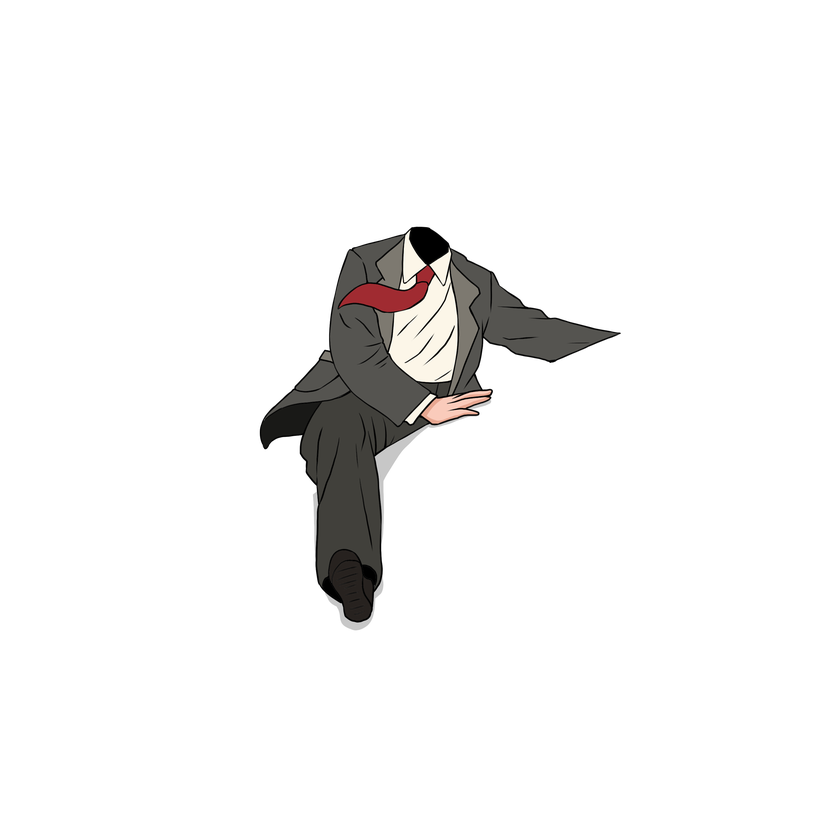
#> input picture python_scripts/BeracPOL²/Dirac Body/Black Suit.png, 840 x 840 px, shrunk from 3000 x 3000 before the run
$ python convert_bw.py 'BeracPOL²/Dirac Body' out
#> lines starting #> are read from the running program, lines starting #| are printed output that depends on the picture
"""
Convert all images in a folder to black & white (grayscale).

Usage:
    python scripts/convert_bw.py <input_folder> [output_folder]

If output_folder is omitted, creates <input_folder>_bw/ next to the input.
"""

import sys
import os
from pathlib import Path
from PIL import Image

SUPPORTED = {".png", ".jpg", ".jpeg", ".webp", ".bmp", ".tiff"}


def convert_to_bw(input_dir: Path, output_dir: Path, suffix: str = "_bw") -> None:
#> called with suffix = '_bw'
    output_dir.mkdir(parents=True, exist_ok=True)

    files = [f for f in input_dir.iterdir() if f.suffix.lower() in SUPPORTED and suffix not in f.stem]
    if not files:
        print(f"No supported images found in {input_dir}")
        return

    for img_path in sorted(files):
        img = Image.open(img_path).convert("L")  # grayscale
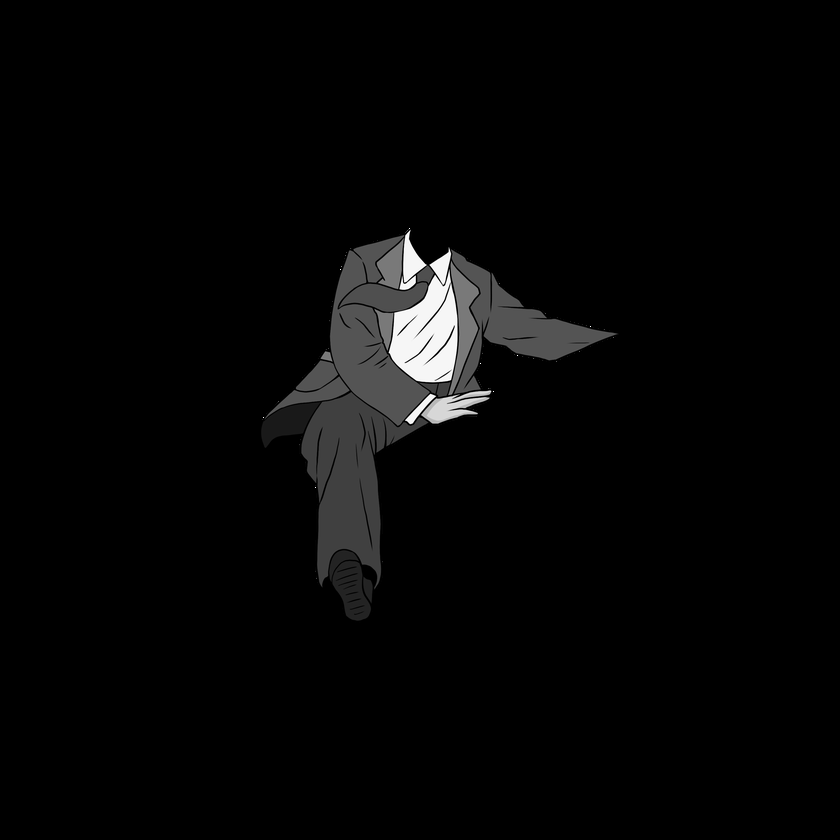
#> img: PIL image 840x840 L; min 0, max 255, mean 6.2
        out_path = output_dir / f"{img_path.stem}{suffix}{img_path.suffix}"
        img.save(out_path)
        print(f"  {img_path.name} -> {out_path.name}")
#> pass 2 of the loop in convert_to_bw, `for img_path in sorted(files):`:
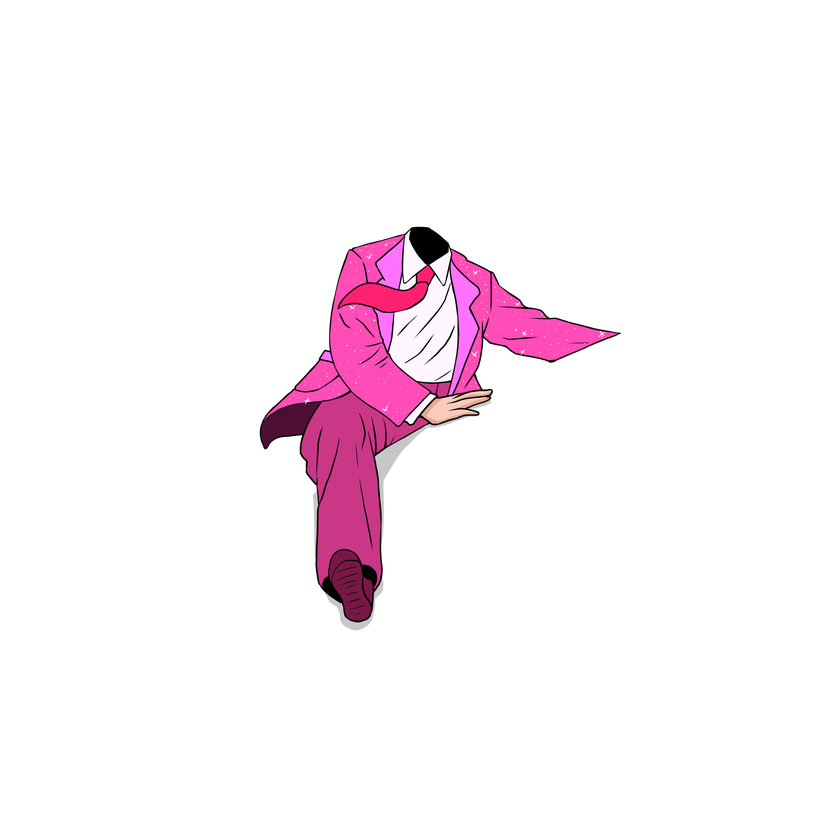
#> input picture python_scripts/BeracPOL²/Dirac Body/Disco Suit.png, 840 x 840 px, shrunk from 3000 x 3000 before the run
#> in convert_to_bw, `img = Image.open(img_path).convert("L")`:
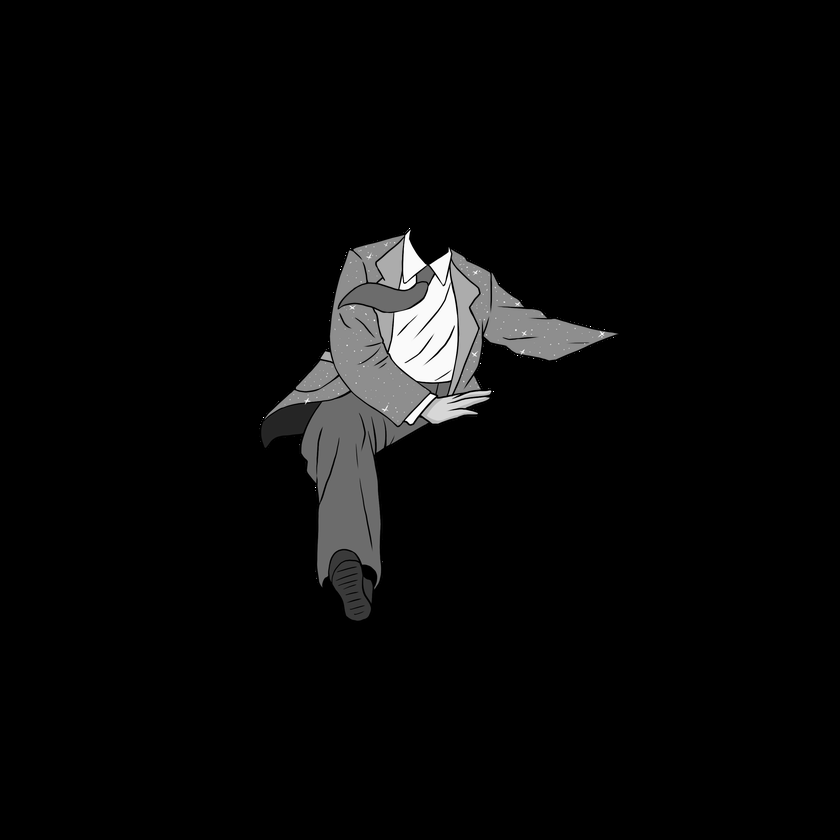
#> img: PIL image 840x840 L; min 0, max 255, mean 8.6

    print(f"\nConverted {len(files)} images in {output_dir}")


def main() -> None:
    if len(sys.argv) < 2:
        print("Usage: python convert_bw.py <input_folder> [output_folder]")
        sys.exit(1)

    input_dir = Path(sys.argv[1])
    if not input_dir.is_dir():
        print(f"Error: {input_dir} is not a directory")
        sys.exit(1)

    output_dir = Path(sys.argv[2]) if len(sys.argv) > 2 else input_dir

    convert_to_bw(input_dir, output_dir)


if __name__ == "__main__":
    main()
